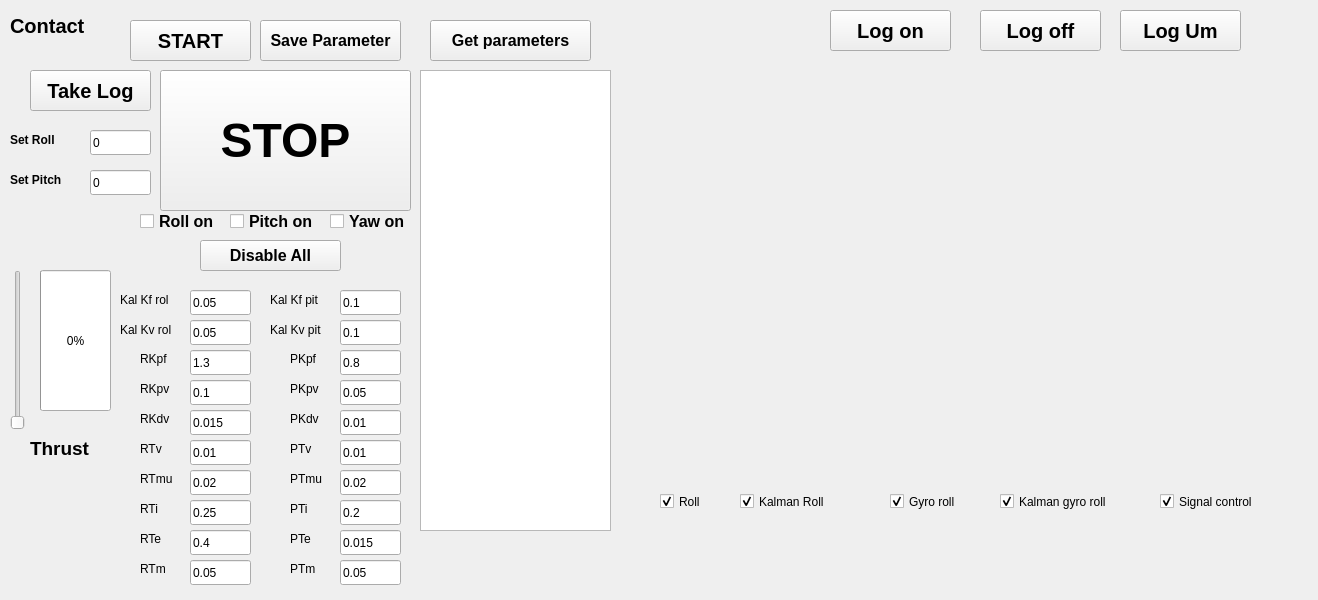
<?xml version="1.0" encoding="UTF-8"?>
<ui version="4.0">
 <class>Dialog</class>
 <widget class="QDialog" name="Dialog">
  <property name="geometry">
   <rect>
    <x>0</x>
    <y>0</y>
    <width>1318</width>
    <height>600</height>
   </rect>
  </property>
  <property name="windowTitle">
   <string>Dialog</string>
  </property>
  <widget class="QPushButton" name="push_arm">
   <property name="geometry">
    <rect>
     <x>130</x>
     <y>20</y>
     <width>121</width>
     <height>41</height>
    </rect>
   </property>
   <property name="font">
    <font>
     <pointsize>15</pointsize>
     <weight>75</weight>
     <bold>true</bold>
    </font>
   </property>
   <property name="text">
    <string>START</string>
   </property>
   <property name="autoDefault">
    <bool>false</bool>
   </property>
  </widget>
  <widget class="QPushButton" name="push_disarm">
   <property name="geometry">
    <rect>
     <x>160</x>
     <y>70</y>
     <width>251</width>
     <height>141</height>
    </rect>
   </property>
   <property name="font">
    <font>
     <pointsize>36</pointsize>
     <weight>75</weight>
     <bold>true</bold>
    </font>
   </property>
   <property name="text">
    <string>STOP</string>
   </property>
   <property name="autoDefault">
    <bool>false</bool>
   </property>
  </widget>
  <widget class="QSlider" name="verticalSliderThrust">
   <property name="geometry">
    <rect>
     <x>10</x>
     <y>270</y>
     <width>16</width>
     <height>160</height>
    </rect>
   </property>
   <property name="maximum">
    <number>1000</number>
   </property>
   <property name="value">
    <number>1</number>
   </property>
   <property name="orientation">
    <enum>Qt::Vertical</enum>
   </property>
  </widget>
  <widget class="QCheckBox" name="checkBoxRoll">
   <property name="geometry">
    <rect>
     <x>140</x>
     <y>210</y>
     <width>81</width>
     <height>23</height>
    </rect>
   </property>
   <property name="font">
    <font>
     <pointsize>12</pointsize>
     <weight>75</weight>
     <bold>true</bold>
    </font>
   </property>
   <property name="text">
    <string>Roll on</string>
   </property>
  </widget>
  <widget class="QCheckBox" name="checkBoxPitch">
   <property name="geometry">
    <rect>
     <x>230</x>
     <y>210</y>
     <width>92</width>
     <height>23</height>
    </rect>
   </property>
   <property name="font">
    <font>
     <pointsize>12</pointsize>
     <weight>75</weight>
     <bold>true</bold>
    </font>
   </property>
   <property name="text">
    <string>Pitch on</string>
   </property>
  </widget>
  <widget class="QPushButton" name="btnDisableAll">
   <property name="geometry">
    <rect>
     <x>200</x>
     <y>240</y>
     <width>141</width>
     <height>31</height>
    </rect>
   </property>
   <property name="font">
    <font>
     <pointsize>12</pointsize>
     <weight>75</weight>
     <bold>true</bold>
    </font>
   </property>
   <property name="text">
    <string>Disable All</string>
   </property>
   <property name="autoDefault">
    <bool>false</bool>
   </property>
  </widget>
  <widget class="QLineEdit" name="lineEdit_Kpf">
   <property name="geometry">
    <rect>
     <x>190</x>
     <y>350</y>
     <width>61</width>
     <height>25</height>
    </rect>
   </property>
   <property name="text">
    <string>1.3</string>
   </property>
  </widget>
  <widget class="QLabel" name="label">
   <property name="geometry">
    <rect>
     <x>140</x>
     <y>350</y>
     <width>41</width>
     <height>17</height>
    </rect>
   </property>
   <property name="text">
    <string>RKpf</string>
   </property>
  </widget>
  <widget class="QLineEdit" name="lineEdit_Kpv">
   <property name="geometry">
    <rect>
     <x>190</x>
     <y>380</y>
     <width>61</width>
     <height>25</height>
    </rect>
   </property>
   <property name="text">
    <string>0.1</string>
   </property>
  </widget>
  <widget class="QLineEdit" name="lineEdit_Kdv">
   <property name="geometry">
    <rect>
     <x>190</x>
     <y>410</y>
     <width>61</width>
     <height>25</height>
    </rect>
   </property>
   <property name="text">
    <string>0.015</string>
   </property>
  </widget>
  <widget class="QLabel" name="label_2">
   <property name="geometry">
    <rect>
     <x>140</x>
     <y>380</y>
     <width>41</width>
     <height>17</height>
    </rect>
   </property>
   <property name="text">
    <string>RKpv</string>
   </property>
  </widget>
  <widget class="QLabel" name="label_3">
   <property name="geometry">
    <rect>
     <x>140</x>
     <y>410</y>
     <width>41</width>
     <height>17</height>
    </rect>
   </property>
   <property name="text">
    <string>RKdv</string>
   </property>
  </widget>
  <widget class="QLabel" name="label_4">
   <property name="geometry">
    <rect>
     <x>30</x>
     <y>440</y>
     <width>67</width>
     <height>17</height>
    </rect>
   </property>
   <property name="font">
    <font>
     <pointsize>14</pointsize>
     <weight>75</weight>
     <bold>true</bold>
    </font>
   </property>
   <property name="text">
    <string>Thrust</string>
   </property>
  </widget>
  <widget class="QCheckBox" name="checkBoxYaw">
   <property name="geometry">
    <rect>
     <x>330</x>
     <y>210</y>
     <width>81</width>
     <height>23</height>
    </rect>
   </property>
   <property name="font">
    <font>
     <pointsize>12</pointsize>
     <weight>75</weight>
     <bold>true</bold>
    </font>
   </property>
   <property name="text">
    <string>Yaw on</string>
   </property>
  </widget>
  <widget class="QLabel" name="label_5">
   <property name="geometry">
    <rect>
     <x>140</x>
     <y>500</y>
     <width>41</width>
     <height>17</height>
    </rect>
   </property>
   <property name="text">
    <string>RTi</string>
   </property>
  </widget>
  <widget class="QLineEdit" name="lineEdit_RTm">
   <property name="geometry">
    <rect>
     <x>190</x>
     <y>560</y>
     <width>61</width>
     <height>25</height>
    </rect>
   </property>
   <property name="text">
    <string>0.05</string>
   </property>
  </widget>
  <widget class="QLineEdit" name="lineEdit_RTi">
   <property name="geometry">
    <rect>
     <x>190</x>
     <y>500</y>
     <width>61</width>
     <height>25</height>
    </rect>
   </property>
   <property name="text">
    <string>0.25</string>
   </property>
  </widget>
  <widget class="QLabel" name="label_6">
   <property name="geometry">
    <rect>
     <x>140</x>
     <y>560</y>
     <width>41</width>
     <height>17</height>
    </rect>
   </property>
   <property name="text">
    <string>RTm</string>
   </property>
  </widget>
  <widget class="QLineEdit" name="lineEdit_RTe">
   <property name="geometry">
    <rect>
     <x>190</x>
     <y>530</y>
     <width>61</width>
     <height>25</height>
    </rect>
   </property>
   <property name="text">
    <string>0.4</string>
   </property>
  </widget>
  <widget class="QLabel" name="label_7">
   <property name="geometry">
    <rect>
     <x>140</x>
     <y>530</y>
     <width>41</width>
     <height>17</height>
    </rect>
   </property>
   <property name="text">
    <string>RTe</string>
   </property>
  </widget>
  <widget class="QLabel" name="label_8">
   <property name="geometry">
    <rect>
     <x>140</x>
     <y>440</y>
     <width>41</width>
     <height>17</height>
    </rect>
   </property>
   <property name="text">
    <string>RTv</string>
   </property>
  </widget>
  <widget class="QLineEdit" name="lineEdit_RTv">
   <property name="geometry">
    <rect>
     <x>190</x>
     <y>440</y>
     <width>61</width>
     <height>25</height>
    </rect>
   </property>
   <property name="text">
    <string>0.01</string>
   </property>
  </widget>
  <widget class="QLineEdit" name="lineEdit_RTmu">
   <property name="geometry">
    <rect>
     <x>190</x>
     <y>470</y>
     <width>61</width>
     <height>25</height>
    </rect>
   </property>
   <property name="text">
    <string>0.02</string>
   </property>
  </widget>
  <widget class="QLabel" name="label_9">
   <property name="geometry">
    <rect>
     <x>140</x>
     <y>470</y>
     <width>41</width>
     <height>17</height>
    </rect>
   </property>
   <property name="text">
    <string>RTmu</string>
   </property>
  </widget>
  <widget class="QLabel" name="label_10">
   <property name="geometry">
    <rect>
     <x>290</x>
     <y>350</y>
     <width>41</width>
     <height>17</height>
    </rect>
   </property>
   <property name="text">
    <string>PKpf</string>
   </property>
  </widget>
  <widget class="QLineEdit" name="lineEdit_PKDV">
   <property name="geometry">
    <rect>
     <x>340</x>
     <y>410</y>
     <width>61</width>
     <height>25</height>
    </rect>
   </property>
   <property name="text">
    <string>0.01</string>
   </property>
  </widget>
  <widget class="QLabel" name="label_11">
   <property name="geometry">
    <rect>
     <x>290</x>
     <y>440</y>
     <width>41</width>
     <height>17</height>
    </rect>
   </property>
   <property name="text">
    <string>PTv</string>
   </property>
  </widget>
  <widget class="QLineEdit" name="lineEdit_PKPF">
   <property name="geometry">
    <rect>
     <x>340</x>
     <y>350</y>
     <width>61</width>
     <height>25</height>
    </rect>
   </property>
   <property name="text">
    <string>0.8</string>
   </property>
  </widget>
  <widget class="QLineEdit" name="lineEdit_PTM">
   <property name="geometry">
    <rect>
     <x>340</x>
     <y>560</y>
     <width>61</width>
     <height>25</height>
    </rect>
   </property>
   <property name="text">
    <string>0.05</string>
   </property>
  </widget>
  <widget class="QLabel" name="label_12">
   <property name="geometry">
    <rect>
     <x>290</x>
     <y>470</y>
     <width>41</width>
     <height>17</height>
    </rect>
   </property>
   <property name="text">
    <string>PTmu</string>
   </property>
  </widget>
  <widget class="QLineEdit" name="lineEdit_PTMU">
   <property name="geometry">
    <rect>
     <x>340</x>
     <y>470</y>
     <width>61</width>
     <height>25</height>
    </rect>
   </property>
   <property name="text">
    <string>0.02</string>
   </property>
  </widget>
  <widget class="QLabel" name="label_13">
   <property name="geometry">
    <rect>
     <x>290</x>
     <y>500</y>
     <width>41</width>
     <height>17</height>
    </rect>
   </property>
   <property name="text">
    <string>PTi</string>
   </property>
  </widget>
  <widget class="QLineEdit" name="lineEdit_PTE">
   <property name="geometry">
    <rect>
     <x>340</x>
     <y>530</y>
     <width>61</width>
     <height>25</height>
    </rect>
   </property>
   <property name="text">
    <string>0.015</string>
   </property>
  </widget>
  <widget class="QLabel" name="label_14">
   <property name="geometry">
    <rect>
     <x>290</x>
     <y>410</y>
     <width>41</width>
     <height>17</height>
    </rect>
   </property>
   <property name="text">
    <string>PKdv</string>
   </property>
  </widget>
  <widget class="QLineEdit" name="lineEdit_PTV">
   <property name="geometry">
    <rect>
     <x>340</x>
     <y>440</y>
     <width>61</width>
     <height>25</height>
    </rect>
   </property>
   <property name="text">
    <string>0.01</string>
   </property>
  </widget>
  <widget class="QLineEdit" name="lineEdit_PTI">
   <property name="geometry">
    <rect>
     <x>340</x>
     <y>500</y>
     <width>61</width>
     <height>25</height>
    </rect>
   </property>
   <property name="text">
    <string>0.2</string>
   </property>
  </widget>
  <widget class="QLineEdit" name="lineEdit_PKPV">
   <property name="geometry">
    <rect>
     <x>340</x>
     <y>380</y>
     <width>61</width>
     <height>25</height>
    </rect>
   </property>
   <property name="text">
    <string>0.05</string>
   </property>
  </widget>
  <widget class="QLabel" name="label_15">
   <property name="geometry">
    <rect>
     <x>290</x>
     <y>530</y>
     <width>41</width>
     <height>17</height>
    </rect>
   </property>
   <property name="text">
    <string>PTe</string>
   </property>
  </widget>
  <widget class="QLabel" name="label_16">
   <property name="geometry">
    <rect>
     <x>290</x>
     <y>560</y>
     <width>41</width>
     <height>17</height>
    </rect>
   </property>
   <property name="text">
    <string>PTm</string>
   </property>
  </widget>
  <widget class="QLabel" name="label_17">
   <property name="geometry">
    <rect>
     <x>290</x>
     <y>380</y>
     <width>41</width>
     <height>17</height>
    </rect>
   </property>
   <property name="text">
    <string>PKpv</string>
   </property>
  </widget>
  <widget class="QPushButton" name="save_para">
   <property name="geometry">
    <rect>
     <x>260</x>
     <y>20</y>
     <width>141</width>
     <height>41</height>
    </rect>
   </property>
   <property name="font">
    <font>
     <pointsize>12</pointsize>
     <weight>75</weight>
     <bold>true</bold>
    </font>
   </property>
   <property name="text">
    <string>Save Parameter</string>
   </property>
   <property name="autoDefault">
    <bool>false</bool>
   </property>
  </widget>
  <widget class="QTextEdit" name="textEditLog">
   <property name="geometry">
    <rect>
     <x>420</x>
     <y>70</y>
     <width>191</width>
     <height>461</height>
    </rect>
   </property>
  </widget>
  <widget class="QPushButton" name="btnGetParams">
   <property name="geometry">
    <rect>
     <x>430</x>
     <y>20</y>
     <width>161</width>
     <height>41</height>
    </rect>
   </property>
   <property name="font">
    <font>
     <pointsize>12</pointsize>
     <weight>75</weight>
     <bold>true</bold>
    </font>
   </property>
   <property name="text">
    <string>Get parameters</string>
   </property>
   <property name="autoDefault">
    <bool>false</bool>
   </property>
  </widget>
  <widget class="QCustomPlot" name="customPlot" native="true">
   <property name="geometry">
    <rect>
     <x>620</x>
     <y>60</y>
     <width>671</width>
     <height>411</height>
    </rect>
   </property>
  </widget>
  <widget class="QPushButton" name="btnLogOn">
   <property name="geometry">
    <rect>
     <x>830</x>
     <y>10</y>
     <width>121</width>
     <height>41</height>
    </rect>
   </property>
   <property name="font">
    <font>
     <pointsize>15</pointsize>
     <weight>75</weight>
     <bold>true</bold>
    </font>
   </property>
   <property name="text">
    <string>Log on</string>
   </property>
   <property name="autoDefault">
    <bool>false</bool>
   </property>
  </widget>
  <widget class="QPushButton" name="btnLogOff">
   <property name="geometry">
    <rect>
     <x>980</x>
     <y>10</y>
     <width>121</width>
     <height>41</height>
    </rect>
   </property>
   <property name="font">
    <font>
     <pointsize>15</pointsize>
     <weight>75</weight>
     <bold>true</bold>
    </font>
   </property>
   <property name="text">
    <string>Log off</string>
   </property>
   <property name="autoDefault">
    <bool>false</bool>
   </property>
  </widget>
  <widget class="QProgressBar" name="progressBar">
   <property name="geometry">
    <rect>
     <x>40</x>
     <y>270</y>
     <width>71</width>
     <height>141</height>
    </rect>
   </property>
   <property name="contextMenuPolicy">
    <enum>Qt::DefaultContextMenu</enum>
   </property>
   <property name="acceptDrops">
    <bool>false</bool>
   </property>
   <property name="maximum">
    <number>1000</number>
   </property>
   <property name="value">
    <number>0</number>
   </property>
   <property name="textVisible">
    <bool>true</bool>
   </property>
   <property name="orientation">
    <enum>Qt::Horizontal</enum>
   </property>
   <property name="invertedAppearance">
    <bool>false</bool>
   </property>
   <property name="textDirection">
    <enum>QProgressBar::BottomToTop</enum>
   </property>
  </widget>
  <widget class="QLabel" name="labelArmState">
   <property name="geometry">
    <rect>
     <x>10</x>
     <y>10</y>
     <width>91</width>
     <height>31</height>
    </rect>
   </property>
   <property name="font">
    <font>
     <pointsize>15</pointsize>
     <weight>75</weight>
     <bold>true</bold>
    </font>
   </property>
   <property name="text">
    <string>Contact</string>
   </property>
  </widget>
  <widget class="QLabel" name="label_18">
   <property name="geometry">
    <rect>
     <x>10</x>
     <y>130</y>
     <width>71</width>
     <height>20</height>
    </rect>
   </property>
   <property name="font">
    <font>
     <weight>75</weight>
     <bold>true</bold>
    </font>
   </property>
   <property name="text">
    <string>Set Roll</string>
   </property>
  </widget>
  <widget class="QLineEdit" name="lineEdit_setRl">
   <property name="geometry">
    <rect>
     <x>90</x>
     <y>130</y>
     <width>61</width>
     <height>25</height>
    </rect>
   </property>
   <property name="text">
    <string>0</string>
   </property>
  </widget>
  <widget class="QLabel" name="label_19">
   <property name="geometry">
    <rect>
     <x>10</x>
     <y>170</y>
     <width>71</width>
     <height>20</height>
    </rect>
   </property>
   <property name="font">
    <font>
     <weight>75</weight>
     <bold>true</bold>
    </font>
   </property>
   <property name="text">
    <string>Set Pitch</string>
   </property>
  </widget>
  <widget class="QLineEdit" name="lineEdit_setPitch">
   <property name="geometry">
    <rect>
     <x>90</x>
     <y>170</y>
     <width>61</width>
     <height>25</height>
    </rect>
   </property>
   <property name="text">
    <string>0</string>
   </property>
  </widget>
  <widget class="QLineEdit" name="lineEdit_Kal_roll">
   <property name="geometry">
    <rect>
     <x>190</x>
     <y>290</y>
     <width>61</width>
     <height>25</height>
    </rect>
   </property>
   <property name="text">
    <string>0.05</string>
   </property>
  </widget>
  <widget class="QLabel" name="label_20">
   <property name="geometry">
    <rect>
     <x>120</x>
     <y>290</y>
     <width>61</width>
     <height>20</height>
    </rect>
   </property>
   <property name="text">
    <string>Kal Kf rol</string>
   </property>
  </widget>
  <widget class="QLineEdit" name="lineEdit_Kal_pitch">
   <property name="geometry">
    <rect>
     <x>340</x>
     <y>290</y>
     <width>61</width>
     <height>25</height>
    </rect>
   </property>
   <property name="text">
    <string>0.1</string>
   </property>
  </widget>
  <widget class="QLabel" name="label_21">
   <property name="geometry">
    <rect>
     <x>270</x>
     <y>290</y>
     <width>61</width>
     <height>20</height>
    </rect>
   </property>
   <property name="text">
    <string>Kal Kf pit</string>
   </property>
  </widget>
  <widget class="QLabel" name="label_22">
   <property name="geometry">
    <rect>
     <x>270</x>
     <y>320</y>
     <width>71</width>
     <height>20</height>
    </rect>
   </property>
   <property name="text">
    <string>Kal Kv pit</string>
   </property>
  </widget>
  <widget class="QLineEdit" name="lineEdit_Kal_gyropitch">
   <property name="geometry">
    <rect>
     <x>340</x>
     <y>320</y>
     <width>61</width>
     <height>25</height>
    </rect>
   </property>
   <property name="text">
    <string>0.1</string>
   </property>
  </widget>
  <widget class="QLabel" name="label_23">
   <property name="geometry">
    <rect>
     <x>120</x>
     <y>320</y>
     <width>71</width>
     <height>20</height>
    </rect>
   </property>
   <property name="text">
    <string>Kal Kv rol</string>
   </property>
  </widget>
  <widget class="QLineEdit" name="lineEdit_Kal_gyroroll">
   <property name="geometry">
    <rect>
     <x>190</x>
     <y>320</y>
     <width>61</width>
     <height>25</height>
    </rect>
   </property>
   <property name="text">
    <string>0.05</string>
   </property>
  </widget>
  <widget class="QCheckBox" name="checkBoxPlotTorque">
   <property name="geometry">
    <rect>
     <x>1160</x>
     <y>490</y>
     <width>121</width>
     <height>23</height>
    </rect>
   </property>
   <property name="text">
    <string>Signal control</string>
   </property>
   <property name="checked">
    <bool>true</bool>
   </property>
  </widget>
  <widget class="QCheckBox" name="checkBoxPlotKlmGyro">
   <property name="geometry">
    <rect>
     <x>1000</x>
     <y>490</y>
     <width>131</width>
     <height>23</height>
    </rect>
   </property>
   <property name="text">
    <string>Kalman gyro roll</string>
   </property>
   <property name="checked">
    <bool>true</bool>
   </property>
  </widget>
  <widget class="QCheckBox" name="checkBoxPlotGyro">
   <property name="geometry">
    <rect>
     <x>890</x>
     <y>490</y>
     <width>92</width>
     <height>23</height>
    </rect>
   </property>
   <property name="text">
    <string>Gyro roll</string>
   </property>
   <property name="checked">
    <bool>true</bool>
   </property>
  </widget>
  <widget class="QCheckBox" name="checkBoxPlotKlmRoll">
   <property name="geometry">
    <rect>
     <x>740</x>
     <y>490</y>
     <width>111</width>
     <height>23</height>
    </rect>
   </property>
   <property name="text">
    <string>Kalman Roll</string>
   </property>
   <property name="checked">
    <bool>true</bool>
   </property>
  </widget>
  <widget class="QCheckBox" name="checkBoxPlotRoll">
   <property name="geometry">
    <rect>
     <x>660</x>
     <y>490</y>
     <width>92</width>
     <height>23</height>
    </rect>
   </property>
   <property name="text">
    <string>Roll</string>
   </property>
   <property name="checked">
    <bool>true</bool>
   </property>
  </widget>
  <widget class="QPushButton" name="btnSaveLog">
   <property name="geometry">
    <rect>
     <x>30</x>
     <y>70</y>
     <width>121</width>
     <height>41</height>
    </rect>
   </property>
   <property name="font">
    <font>
     <pointsize>15</pointsize>
     <weight>75</weight>
     <bold>true</bold>
    </font>
   </property>
   <property name="text">
    <string>Take Log</string>
   </property>
   <property name="autoDefault">
    <bool>false</bool>
   </property>
  </widget>
  <widget class="QPushButton" name="btnLog2">
   <property name="geometry">
    <rect>
     <x>1120</x>
     <y>10</y>
     <width>121</width>
     <height>41</height>
    </rect>
   </property>
   <property name="font">
    <font>
     <pointsize>15</pointsize>
     <weight>75</weight>
     <bold>true</bold>
    </font>
   </property>
   <property name="text">
    <string>Log Um</string>
   </property>
   <property name="autoDefault">
    <bool>false</bool>
   </property>
  </widget>
 </widget>
 <customwidgets>
  <customwidget>
   <class>QCustomPlot</class>
   <extends>QWidget</extends>
   <header>qcustomplot.h</header>
   <container>1</container>
  </customwidget>
 </customwidgets>
 <resources/>
 <connections/>
</ui>
